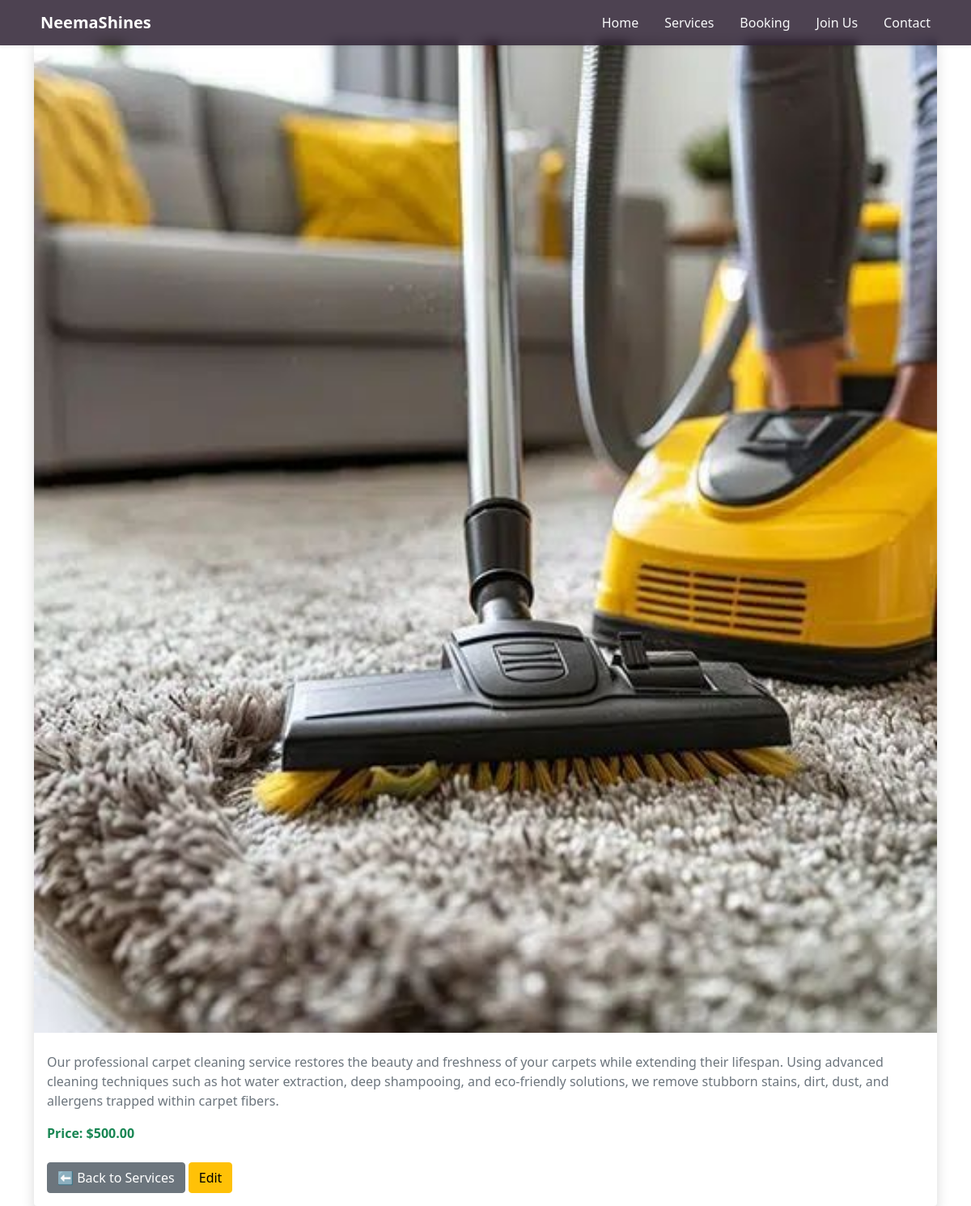
Page /service/2/ on the earlier database version.
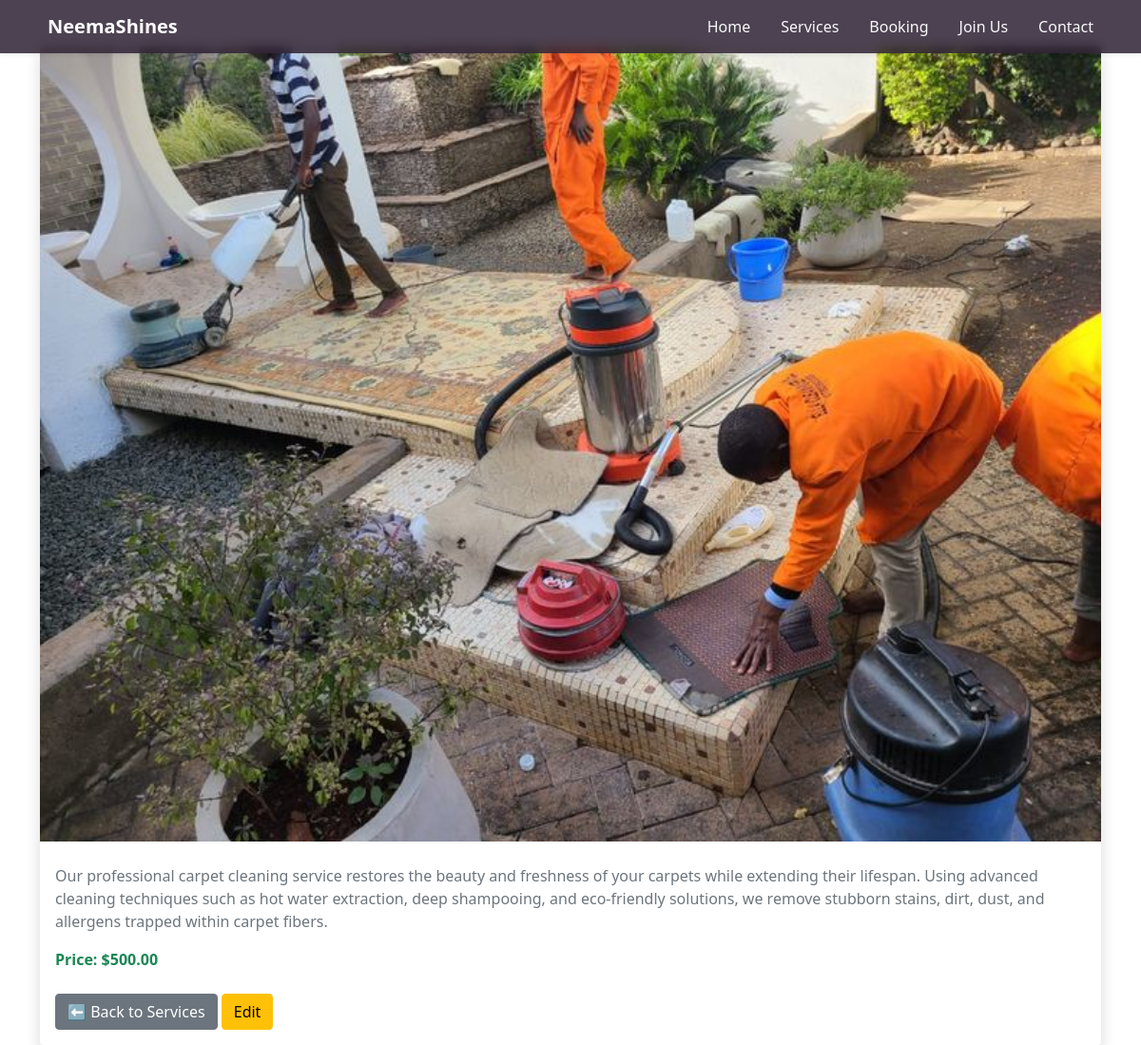
Same page on the later database version.
### shines/models.py (models this page shows, shortened)
class Service(models.Model):
    name = models.CharField(max_length=100)
    description = models.TextField()
    image = models.ImageField(upload_to="services/", blank=True, null=True)
    price = models.DecimalField(max_digits=10, decimal_places=2)

### shines/views.py (the view)
# urls.py: path('service/<int:pk>/', views.service_detail, name='service_detail'),
def service_detail(request, pk):
    service = Service.objects.get(id=pk)
    return render(request, 'shines/service_detail.html', {'service': service})

### shines/templates/shines/service_detail.html (shortened to what this page needs)
{% extends 'main.html' %}
{% block content %}
<div class="container mt-5">
  <div class="card shadow border-0">
    {% if service.image %}
      <img src="{{ service.image.url }}" class="card-img-top" alt="{{ service.name }}">
    {% endif %}
    <div class="card-body">
      <p class="text-muted">{{ service.description }}</p>
      {% if service.price %}
        <p class="fw-bold text-success">Price: ${{ service.price }}</p>
      {% endif %}
      <div class="mt-4">
        <a href="{% url 'services' %}" class="btn btn-secondary">⬅ Back to Services</a>
        <a href="{% url 'update_service' service.id %}" class="btn btn-warning">Edit</a>
      </div>
    </div>
  </div>
</div>
{% endblock content %}

Differences in the rows shown:
changed Service: image: a different picture
